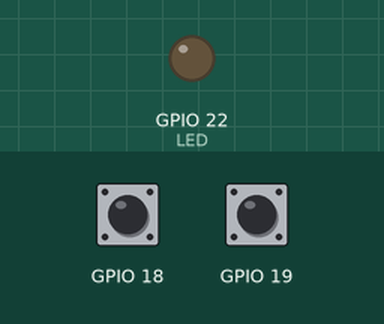
The sketch below on a simulated ESP32. On the bench: output pins drawn as LEDs (lit = HIGH). Inputs (shaded band) come from the test bench; at power-on: GPIO 19 HIGH, GPIO 18 HIGH. Storage starts empty; what the sketch prints to the serial monitor is not drawn.

Above: at 1.2 s.
1.3 s: GPIO 19 pulled LOW for 1 s
At 2.1 s:
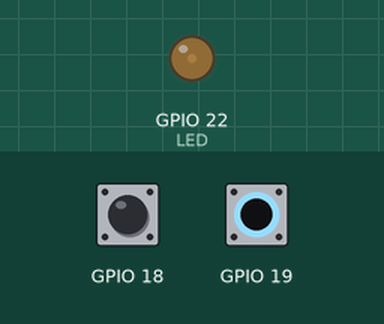
3.8 s: GPIO 19 pulled LOW for 3.2 s
At 7.9 s:
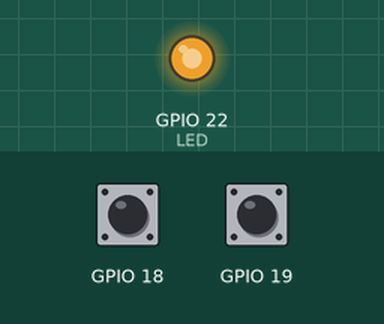
8.5 s: GPIO 18 pulled LOW for 1 s
At 9.3 s:
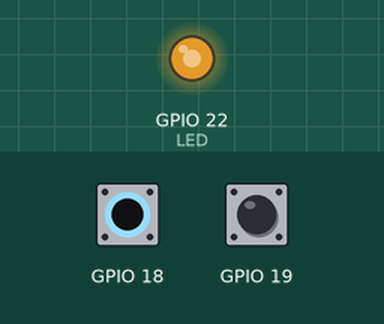
Timing chart, 0 to 11.5 s (numbered marks = the images above; inputs shaded):
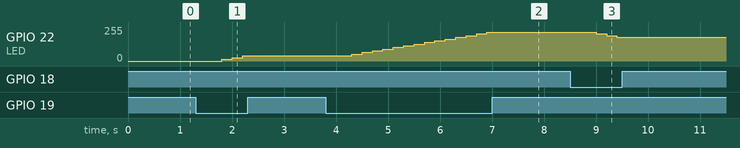

The sketch:

diy12-2.ino
```cpp
#include <ArduinoJson.h>
#include <SPIFFS.h>
#include "switch.h"

#define BITS 10
#define STEPS 20

const byte LED = 22;
const byte SW_UP = 19;  // 「上」按鍵
const byte SW_DW = 18;  // 「下」按鍵
const byte CHANG_VAL = 1024 / STEPS;
const char* CONFIG_FILE = "/config.json";
const uint16_t SAVE_INTERVAL = 5000;  // 存檔延遲時間
bool clicked = false;   // 按鍵是否被「按一下」
uint32_t clickTime = 0; // 按鍵被按一下的時間
uint16_t pwmVal = 0;    // 電源輸出值

Switch upSW(SW_UP, LOW, true);
Switch downSW(SW_DW, LOW, true);

void lightUp() {
  if ((pwmVal + CHANG_VAL) <= 1023) {
    pwmVal += CHANG_VAL;
    Serial.println(pwmVal);
    ledcWrite(0, pwmVal);
  }
}

void lightDown() {
  if ((pwmVal - CHANG_VAL) >= 0) {
    pwmVal -= CHANG_VAL;
    Serial.println(pwmVal);
    ledcWrite(0, pwmVal);
  }
}

void writeJson(uint16_t n) {
  StaticJsonDocument<100> doc;
  doc["light"] = n;
  doc["desc"] = "紀錄亮度";

  String jsonStr;
  serializeJson(doc, jsonStr);
  Serial.printf("JSON字串：%s\n", jsonStr.c_str());

  File file = SPIFFS.open(CONFIG_FILE, "w");

  if (!file) {
    Serial.println("無法開啟檔案～");
    return;
  } else {
    file.println(jsonStr.c_str());
    file.close();
  }
}

uint16_t readJson() {
  String jsonStr;
  File file = SPIFFS.open(CONFIG_FILE, "r");

  if (!file || file.size() == 0) {
    Serial.println("無法開啟檔案～");
    return 0;
  } else {
    while (file.available()) {
      jsonStr = file.readStringUntil('\n');
    }
    Serial.printf("檔案內容：%s\n", jsonStr.c_str());
    file.close();
  }
  StaticJsonDocument<100> doc;

  deserializeJson(doc, jsonStr);
  uint16_t light = doc["light"];
  String desc = doc["desc"];

  Serial.printf("light值：%u、desc值：%s\n", light, desc.c_str());
  return light;
}


void setup() {
  Serial.begin(115200);
  pinMode(LED, OUTPUT);

  analogSetAttenuation(ADC_11db);
  analogSetWidth(BITS);
  ledcSetup(0, 5000, BITS);
  ledcAttachPin(LED, 0);

  if (!SPIFFS.begin()) {
    Serial.println("無法掛載SPIFFS檔案系統～");
    while (1) {
      delay(10);
    }
  }

  // 讀取存檔紀錄
  pwmVal = readJson();
  ledcWrite(0, pwmVal);
}

void loop() {
  // "上"按鍵
  switch (upSW.check()) {
    case RELEASED_FROM_PRESS:
    case PRESSING:
      clicked = true;
      clickTime = millis();
      lightUp();
      break;
  }

  // "下"按鍵
  switch (downSW.check()) {
    case RELEASED_FROM_PRESS:
    case PRESSING:
      clicked = true;
      clickTime = millis();
      lightDown();
      break;
  }

  if (clicked && (millis()-clickTime>=SAVE_INTERVAL)) {
    // 延遲5秒後紀錄
    clicked = false;
    writeJson(pwmVal);
  }
}
```

switch.h
```cpp
typedef enum
{
  RELEASED,
  PRESSED,
  LONG_PRESSED,
  PRESSING,
  RELEASED_FROM_PRESS,
  RELEASED_FROM_LONGPRESS
} Status;

class Switch
{
private:
  byte _pin;
  bool _ON;
  long _pressTime = 0;
  long _debounceTime = 30;
  long _longPressTime = 500;
  long _lastHoldTime = 0;
  long _holdTime = 200;
  boolean _isPressed = false;
  boolean _isLongPressed = false;

public:
  Switch(byte pin, bool ON = HIGH, bool pullup = false)
  {
    _pin = pin;
    _ON = ON;

    if (pullup)
    {
      pinMode(_pin, INPUT_PULLUP);
    }
    else
    {
      pinMode(_pin, INPUT);
    }
  }

  Status check()
  {
    Status status = RELEASED;

    if (digitalRead(_pin) == _ON)
    {
      if (!_isPressed)
      {
        _isPressed = true;
        status = PRESSED;
        _pressTime = millis();
      }

      if (_isLongPressed && (millis() - _lastHoldTime >= _holdTime))
      {
        status = PRESSING;
        _lastHoldTime = millis();
      }

      if (!_isLongPressed && (millis() - _pressTime > _longPressTime))
      {
        _isLongPressed = true;
        status = LONG_PRESSED;
      }
    }
    else
    {
      if (_isPressed)
      {
        if (_isLongPressed == true)
        {
          _isLongPressed = false;
          _lastHoldTime = 0;
          status = RELEASED_FROM_LONGPRESS;
        }
        else if ((millis() - _pressTime) > _debounceTime)
        {
          status = RELEASED_FROM_PRESS;
        }
        _isPressed = false;
      }
    }

    return status;
  }
};
```

Measured:
- after the input at 1.3 s, GPIO 22 (LED): 0/255 → 13/255 after 0.50 s, → 25/255 0.20 s later, → 38/255 0.20 s later
- after the input at 3.8 s, GPIO 22 (LED): moves from 38/255 to 216/255 over 2.6 s, starting after 0.50 s
- after the input at 8.5 s, GPIO 22 (LED): 216/255 → 203/255 after 0.50 s, → 191/255 0.20 s later, → 178/255 0.20 s later
